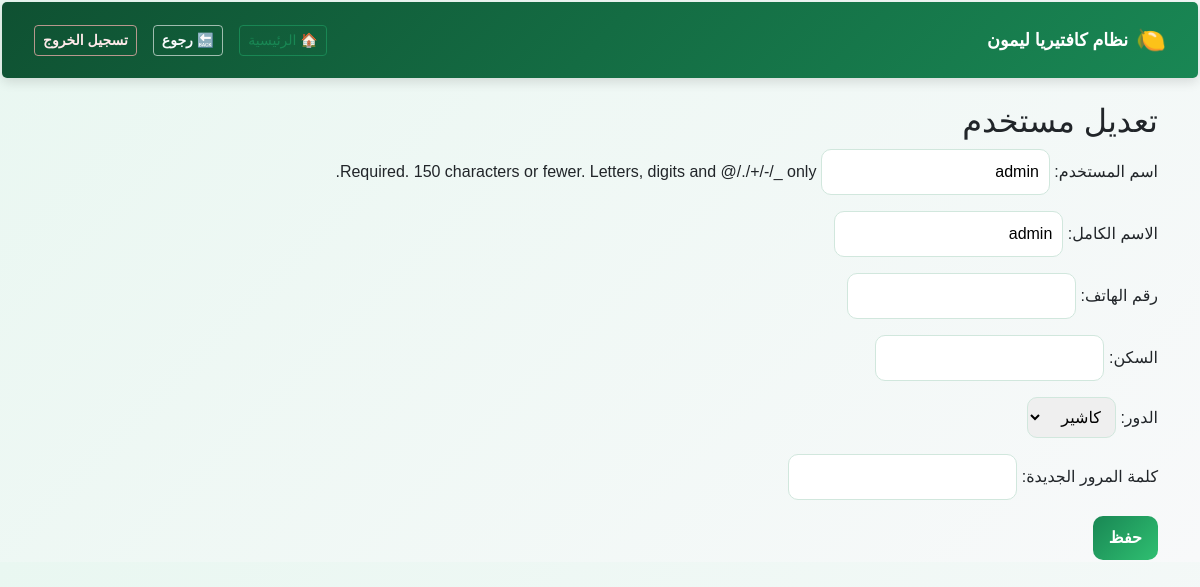
/staff/users/edit/1/ (signed in), run on an earlier commit of the app's database.
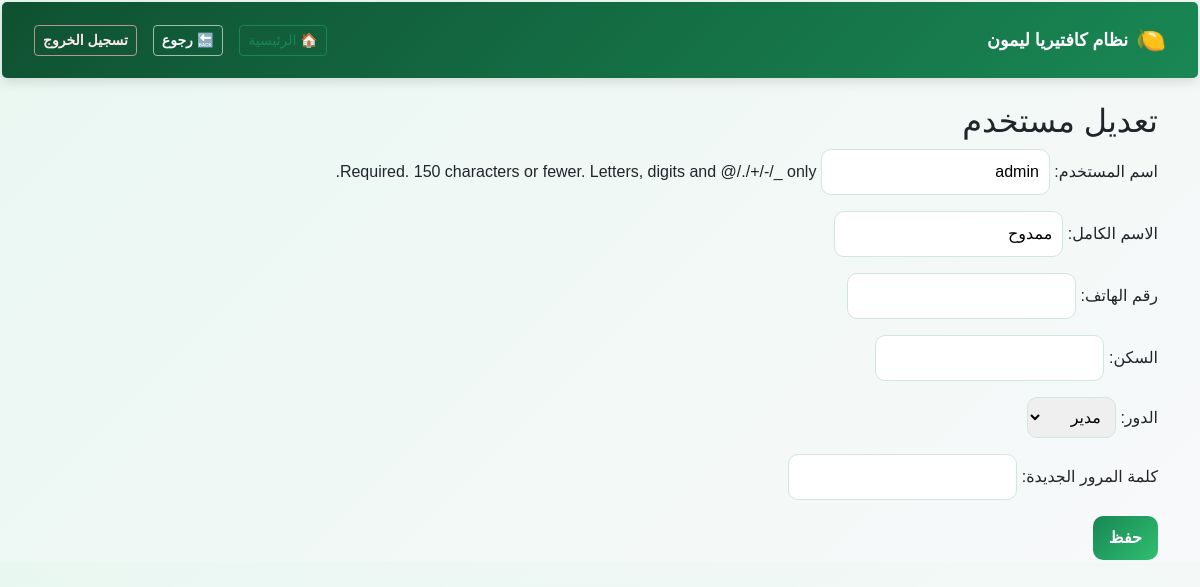
And on a later commit of the database.
### staff/models.py (models this page shows, shortened)
class CustomUser(AbstractUser):
    ROLES = (
        ('manager', 'مدير'),
        ('cashier', 'كاشير'),
        ('staff', 'موظف'),
    )
    role = models.CharField(max_length=20, choices=ROLES, default='staff')
    full_name = models.CharField(max_length=150)
    phone_number = models.CharField(max_length=20, blank=True)
    location = models.CharField(max_length=255, blank=True)
    manager_pin = models.CharField(
        max_length=128,
        blank=True,
        null=True,
        verbose_name="رمز المدير"
    )

### staff/views.py (the view)
# urls.py: path('users/edit/<int:user_id>/', views.update_user, name='update_user'),
@login_required
def update_user(request, user_id):
    user = get_object_or_404(User, id=user_id)
    if request.method == 'POST':
        form = CustomUserUpdateForm(request.POST, instance=user)
        if form.is_valid():
            form.save()
            messages.success(request, 'تم تحديث المستخدم')
            return redirect('staff_list')
    else:
        form = CustomUserUpdateForm(instance=user)
    return render(request, 'staff/user_form.html', {
        'form': form,
        'title': 'تعديل مستخدم'
    })

### staff/forms.py (shortened to what this page needs)
class CustomUserUpdateForm(forms.ModelForm):
    password = forms.CharField(
        label="كلمة المرور الجديدة",
        required=False,
        widget=forms.PasswordInput
    )
    class Meta:
        model = User
        fields = (
            'username',
            'full_name',
            'phone_number',
            'location',
            'role',
            'password',
        )
        labels = {
            'username': 'اسم المستخدم',
            'full_name': 'الاسم الكامل',
            'phone_number': 'رقم الهاتف',
            'location': 'السكن',
            'role': 'الدور',
            'password': 'كلمة المرور الجديدة',
        }

### templates/staff/user_form.html (shortened to what this page needs)
{% extends "base.html" %}
{% block content %}
<h2>{{ title }}</h2>
<form method="post">
    {{ form.as_p }}
    <button class="btn btn-green">حفظ</button>
</form>
{% endblock %}

What changed in the data, as far as the page shows it:
changed CustomUser "admin": full_name "admin" → "ممدوح"; role "كاشير" → "مدير"
